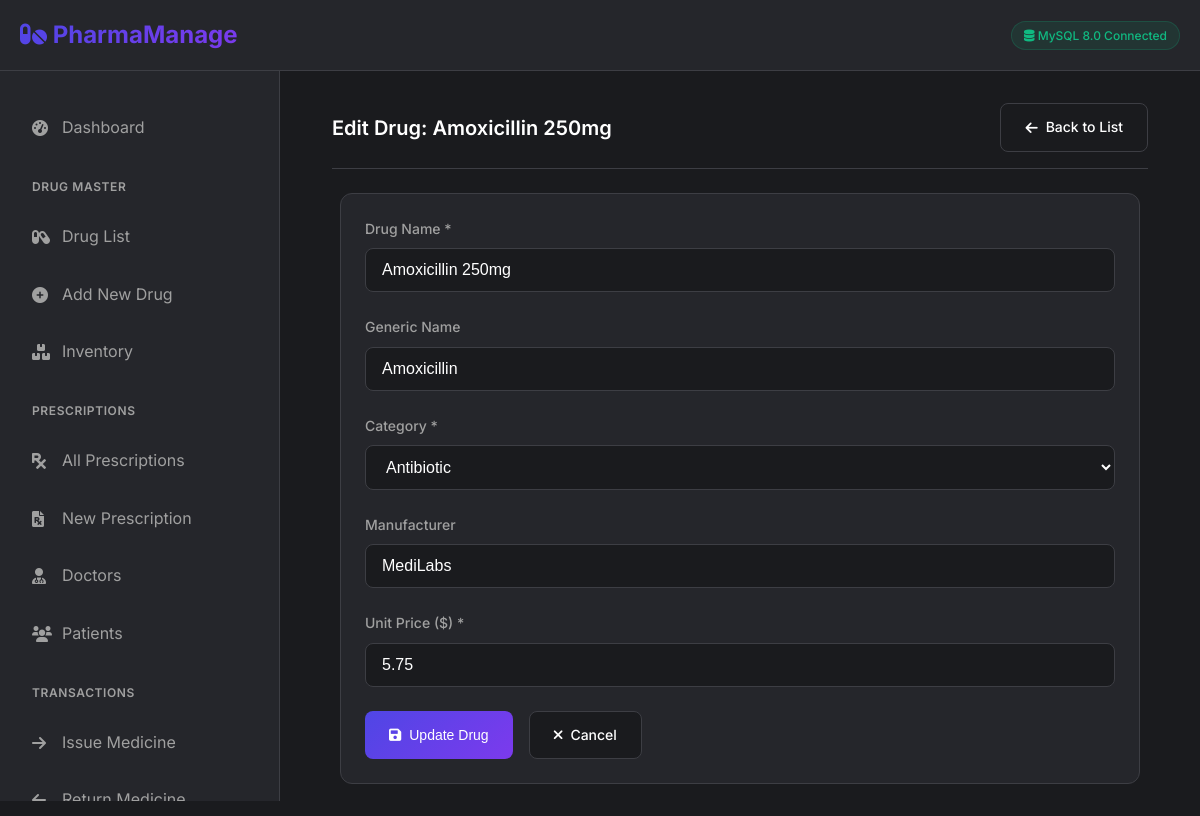
/modules/drug_master/edit.php?id=2, run on the app's committed database.
### tables this page shows
CREATE TABLE IF NOT EXISTS drugs (
    drug_id INT PRIMARY KEY AUTO_INCREMENT,
    drug_name VARCHAR(100) NOT NULL,
    generic_name VARCHAR(100),
    category VARCHAR(50),
    manufacturer VARCHAR(100),
    unit_price DECIMAL(10,2),
    created_at TIMESTAMP DEFAULT CURRENT_TIMESTAMP,
    updated_at TIMESTAMP DEFAULT CURRENT_TIMESTAMP ON UPDATE CURRENT_TIMESTAMP,
    INDEX idx_drug_name (drug_name),
    INDEX idx_category (category)
);

### modules/drug_master/edit.php (the view, shortened to what this page needs)
<?php
require_once '../../config/database.php';
include '../../includes/header.php';
include '../../includes/sidebar.php';
$id = $_GET['id'] ?? 0;
$result = $db->query("SELECT * FROM drugs WHERE drug_id = $id");
$drug = $result->fetch_assoc();
?>
<div class="main-content">
    <div class="container">
        <div class="card-header">
            <h1 class="card-title">Edit Drug: <?php echo $drug['drug_name']; ?></h1>
            <a href="list.php" class="btn btn-secondary">
                <i class="fas fa-arrow-left"></i> Back to List
            </a>
        </div>
        <div class="card" style="max-width: 800px; margin: 0 auto;">
            <form method="POST" action="">
                <div class="form-group">
                    <label class="form-label">Drug Name *</label>
                    <input type="text" name="drug_name" class="form-control" required
                           value="<?php echo $drug['drug_name']; ?>">
                </div>
                <div class="form-group">
                    <label class="form-label">Generic Name</label>
                    <input type="text" name="generic_name" class="form-control"
                           value="<?php echo $drug['generic_name']; ?>">
                </div>
                <div class="form-group">
                    <label class="form-label">Category *</label>
                    <select name="category" class="form-control" required>
                        <option value="Antibiotic" <?php echo $drug['category'] == 'Antibiotic' ? 'selected' : ''; ?>>Antibiotic</option>
                    </select>
                </div>
                <div class="form-group">
                    <label class="form-label">Manufacturer</label>
                    <input type="text" name="manufacturer" class="form-control"
                           value="<?php echo $drug['manufacturer']; ?>">
                </div>
                <div class="form-group">
                    <label class="form-label">Unit Price ($) *</label>
                    <input type="number" step="0.01" name="unit_price" class="form-control" required
                           value="<?php echo $drug['unit_price']; ?>">
                </div>
                <div style="display: flex; gap: 1rem;">
                    <button type="submit" class="btn btn-primary">
                        <i class="fas fa-save"></i> Update Drug
                    </button>
                    <a href="list.php" class="btn btn-secondary">
                        <i class="fas fa-times"></i> Cancel
                    </a>
                </div>
            </form>
        </div>
    </div>
</div>
<?php include '../../includes/footer.php'; ?>

### css/style.css (style rules this page uses)
:root { --bg-primary: #1a1b1e; --bg-secondary: #2c2d31; --bg-card: #25262b; --text-primary: #ffffff; --text-secondary: #a0a0a0; --accent-primary: #4f46e5; --accent-secondary: #7c3aed; --success: #10b981; --warning: #f59e0b; --danger: #ef4444; --border-color: #3d3e44; }
* { margin: 0; padding: 0; box-sizing: border-box; }
body { font-family: 'Inter', -apple-system, BlinkMacSystemFont, sans-serif; background-color: var(--bg-primary); color: var(--text-primary); line-height: 1.6; }
.container { max-width: 1400px; margin: 0 auto; padding: 0 20px; }
.main-content { margin-left: 280px; padding: 2rem; min-height: calc(100vh - 70px); }
.card { background-color: var(--bg-card); border: 1px solid var(--border-color); border-radius: 12px; padding: 1.5rem; margin-bottom: 1.5rem; transition: transform 0.2s, box-shadow 0.2s; }
.card-header { display: flex; justify-content: space-between; align-items: center; margin-bottom: 1.5rem; padding-bottom: 1rem; border-bottom: 1px solid var(--border-color); }
.card-title { font-size: 1.25rem; font-weight: 600; color: var(--text-primary); }
.form-group { margin-bottom: 1.5rem; }
.form-label { display: block; margin-bottom: 0.5rem; color: var(--text-secondary); font-size: 0.875rem; font-weight: 500; }
.form-control { width: 100%; padding: 0.75rem 1rem; background-color: var(--bg-primary); border: 1px solid var(--border-color); border-radius: 8px; color: var(--text-primary); font-size: 1rem; transition: border-color 0.2s, box-shadow 0.2s; }
.form-control::placeholder { color: #5a5b63; }
select.form-control { cursor: pointer; }
.btn { display: inline-flex; align-items: center; justify-content: center; padding: 0.75rem 1.5rem; border: none; border-radius: 8px; font-size: 0.875rem; font-weight: 500; cursor: pointer; transition: all 0.2s; text-decoration: none; gap: 0.5rem; }
.btn-primary { background: linear-gradient(135deg, var(--accent-primary), var(--accent-secondary)); color: white; }
.btn-secondary { background-color: var(--bg-primary); color: var(--text-primary); border: 1px solid var(--border-color); }

### data on the page
drugs: drug_name "Amoxicillin 250mg", generic_name "Amoxicillin", category "Antibiotic", manufacturer "MediLabs", unit_price "5.75"
